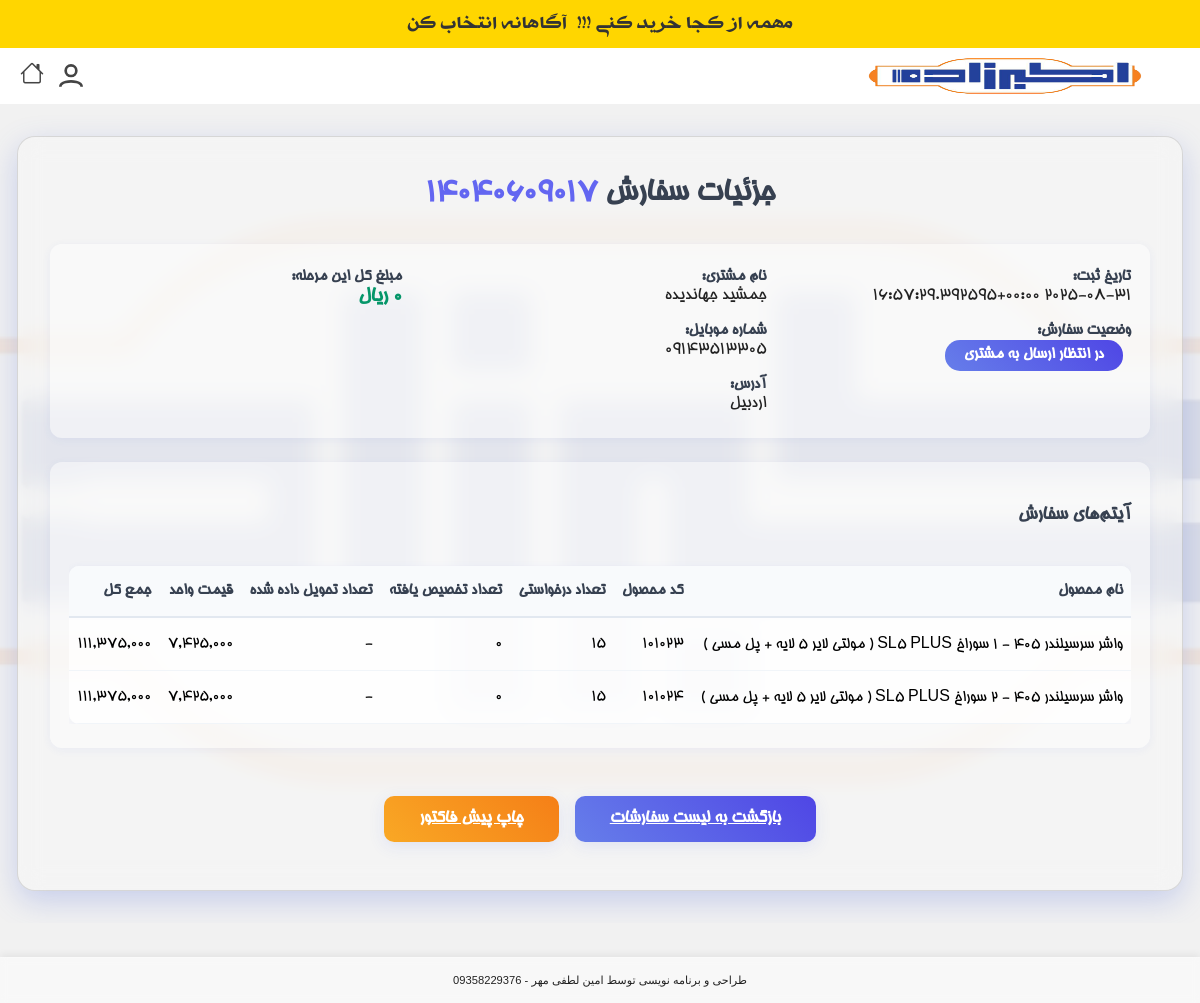
The page /order/49/detail/ (signed in) on the database as committed earlier.
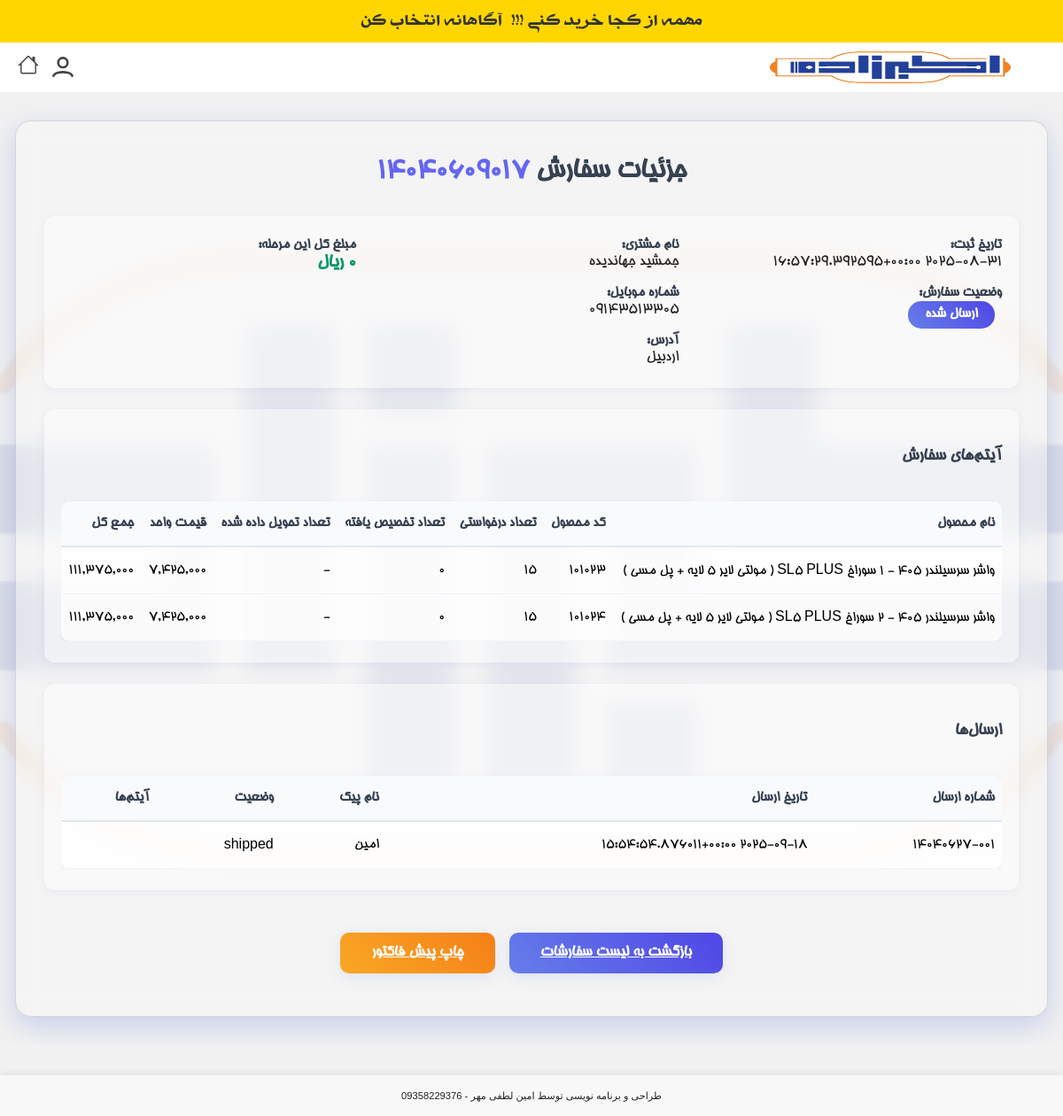
The same page on the database as committed later.
### products/models.py (models this page shows, shortened)
class Order(models.Model):
    STATUS_CHOICES = [
        ('cart', 'سبد خرید'),
        ('pending', 'در انتظار تأیید'),
        ('warehouse', 'ارسال شده به انبار'),
        ('ready', 'آماده تحویل'),
        ('delivered', 'تحویل داده شده'),
        ('parent', 'تفکیک شده به انبارها'),
        ('completed', 'نهایی شده'),
        ('backorder', 'در انتظار موجودی'),
        ('waiting_for_customer_shipment', 'در انتظار ارسال به مشتری'),
        ('sent_to_warehouse', ' ارسال شده به انبار از بک اوردر'),
        ('waiting_for_warehouse_confirmation', 'در انتظار تایید انباردار'),
        ('shipped', 'ارسال شده'),
    ]
    order_number = models.CharField(
        max_length=100,
        unique=True,
        verbose_name="شماره درخواست",
        blank=True,
        null=True
    )
    document_number = models.CharField(
        max_length=100,
        blank=True,
        null=True,
        verbose_name="شماره سند"
    )
    package_count = models.PositiveIntegerField(
        default=0,
        null=True,
        blank=True,
        verbose_name="تعداد بسته"
    )
    courier_name = models.CharField(
        max_length=100,
        blank=True,
        null=True,
        verbose_name="نام پیک"
    )
    visitor_name = models.CharField(max_length=100, verbose_name="نام ویزیتور")
    customer = models.ForeignKey(
        Customer,
        on_delete=models.PROTECT,   # پیشنهاد امنیتی: سفارش بدون مشتری باقی نماند
        verbose_name="مشتری"
    )
    created_at = models.DateTimeField(auto_now_add=True, verbose_name="تاریخ ثبت")
    updated_at = models.DateTimeField(auto_now=True, verbose_name="تاریخ به‌روزرسانی")
    payment_term = models.CharField(
        max_length=10,
        choices=Product.PAYMENT_TERMS_CHOICES,
        verbose_name="شرایط تسویه"
    )
    status = models.CharField(
        max_length=100,
        choices=STATUS_CHOICES,
        default='pending',
        verbose_name="وضعیت سفارش"
    )
    parent = models.ForeignKey(
        'self',
        on_delete=models.SET_NULL,
        null=True,
        blank=True,
        related_name='children',
        verbose_name="سفارش مادر (قدیمی)"
    )
    is_sub_order = models.BooleanField(default=False, verbose_name="آیا زیرسفارش است؟ (قدیمی)")
    parent_order = models.ForeignKey(
        'self',
        on_delete=models.SET_NULL,
        null=True,
        blank=True,
        related_name='sub_orders',
        verbose_name="سفارش والد (جدید)"
    )
    warehouse = models.ForeignKey(
        'Warehouse',
        null=True,
        blank=True,
        on_delete=models.SET_NULL,
        related_name='orders',
        verbose_name="انبار"
    )
    total_price = models.DecimalField(
        max_digits=100,
        decimal_places=0,
        default=0,
        verbose_name="جمع کل سفارش"
    )
    class Meta:
        constraints = [
            models.UniqueConstraint(
                fields=['document_number'],
                name='unique_document_number',
                condition=models.Q(document_number__isnull=False) & ~models.Q(document_number='')
            )
        ]

class OrderItem(models.Model):
    WAREHOUSE_STATUS_CHOICES = [
        ('pending', 'در انتظار تایید انبار'),
        ('confirmed', 'تایید شده توسط انبار'),
        ('ready', 'آماده ارسال'),
        ('out_of_stock', 'ناموجود'),
        ('backorder', 'در انتظار موجودی'),
        ('pending_supply', 'در انتظار تامین موجودی'),
        ('waiting_for_warehouse_confirmation', 'در انتظار تایید انباردار'),  # اصلاح شده به 'waiting_for_warehouse_confirmation'
    ]
    order = models.ForeignKey(Order, on_delete=models.CASCADE, related_name='items', verbose_name="سفارش")
    product = models.ForeignKey(Product, on_delete=models.CASCADE, verbose_name="محصول")
    requested_quantity = models.IntegerField(null=True, blank=True, verbose_name="تعداد درخواستی")
    allocated_quantity = models.IntegerField(default=0, verbose_name="تعداد تخصیص یافته")
    price = models.DecimalField(max_digits=50, decimal_places=0, null=True, blank=True, verbose_name="قیمت")
    payment_term = models.CharField(max_length=50, choices=Product.PAYMENT_TERMS_CHOICES, default='cash', verbose_name="شرایط پرداخت")
    warehouse = models.ForeignKey(Warehouse, on_delete=models.SET_NULL, null=True, blank=True, verbose_name="انبار")
    warehouse_status = models.CharField(max_length=100, choices=WAREHOUSE_STATUS_CHOICES, default='pending', verbose_name="وضعیت انبار")
    warehouse_note = models.TextField(blank=True, null=True, verbose_name="یادداشت انبار")
    delivered_quantity = models.PositiveIntegerField(null=True, blank=True, verbose_name='تعداد تحویل شده')
    class Meta:
        verbose_name = "آیتم سفارش"
        verbose_name_plural = "آیتم‌های سفارش"
    def is_backorder(self):
        return self.warehouse_status == 'backorder'
    is_backorder.boolean = True
    is_backorder.short_description = 'بک اوردر'

class Product(models.Model):
    PAYMENT_TERMS_CHOICES = [
        ('cash', 'نقدی'),
        ('1m', '1 ماهه'),
        ('2m', '2 ماهه'),
        ('3m', '3 ماهه'),
        ('4m', '4 ماهه'),
    ]
    brand = models.CharField(
        max_length=100,
        verbose_name="برند",
        blank=True,
    )
    code = models.CharField(
        max_length=50,
        unique=True,
        verbose_name="کد کالا"
    )
    name = models.CharField(
        max_length=200,
        verbose_name="نام کالا"
    )
    car_group = models.CharField(
        max_length=100,
        default="عمومی",
        verbose_name="گروه خودرو"
    )
    price = models.DecimalField(
        max_digits=100,
        decimal_places=0,
        verbose_name="قیمت"
    )
    purchase_price = models.DecimalField(
        max_digits=100,
        decimal_places=0,
        verbose_name="قیمت خرید",
        default=0
    )
    quantity = models.PositiveIntegerField(
        default=0,
        verbose_name="موجودی"
    )
    warehouse = models.ForeignKey(
        Warehouse,
        on_delete=models.PROTECT,
        null=True,
        blank=True,
        verbose_name="انبار"
    )
    image = models.ImageField(
        upload_to='product_images/',
        blank=True,
        null=True,
        verbose_name="تصویر کالا"
    )
    max_payment_term = models.CharField(
        max_length=10,
        choices=PAYMENT_TERMS_CHOICES,
        blank=True,
        null=True,
        verbose_name="حداکثر مهلت تسویه"
    )
    created_at = models.DateTimeField(default=timezone.now, verbose_name="تاریخ ایجاد")
    normalized_name = models.CharField(max_length=255, blank=True, db_index=True)
    profit_percentage = models.DecimalField(
        max_digits=5,
        decimal_places=2,
        verbose_name="درصد سود",
        default=0
    )

class Customer(models.Model):
    first_name = models.CharField(max_length=100, verbose_name="نام")
    last_name = models.CharField(max_length=100, verbose_name="نام خانوادگی")
    store_name = models.CharField(max_length=255, blank=True, null=True, verbose_name="نام فروشگاه")
    phone = models.CharField(max_length=20, blank=True, null=True, verbose_name="تلفن ثابت")
    mobile = models.CharField(
        max_length=20,
        unique=True,
        verbose_name="شماره موبایل",
        error_messages={
            'unique': 'مشتری دیگری با این شماره همراه قبلاً ثبت شده است.'
        }
    )
    province = models.ForeignKey(Province, on_delete=models.CASCADE, verbose_name="استان")
    county = models.ForeignKey(County, on_delete=models.CASCADE, verbose_name="شهرستان")
    address = models.TextField(blank=True, null=True, verbose_name="آدرس")
    created_by = models.ForeignKey(
        User, on_delete=models.SET_NULL, null=True, related_name='created_customers', verbose_name="ایجاد شده توسط"
    )
    user = models.OneToOneField(
        User, on_delete=models.SET_NULL, null=True, blank=True, related_name='customer_profile', verbose_name="کاربر مرتبط"
    )
    created_at = models.DateTimeField(auto_now_add=True, verbose_name="تاریخ ایجاد")
    class Meta:
        verbose_name = "مشتری"
        verbose_name_plural = "مشتریان"

class Shipment(models.Model):
    STATUS_CHOICES = [
        ('pending', 'در انتظار'),
        ('in_transit', 'در حال ارسال'),
        ('delivered', 'تحویل داده شده'),
    ]
    order = models.ForeignKey('Order', on_delete=models.CASCADE, related_name='shipments', verbose_name="سفارش مرتبط")
    parent_order = models.ForeignKey(
        'Order',
        on_delete=models.CASCADE,
        null=True,
        blank=True,
        related_name='parent_shipments',
        verbose_name="سفارش اصلی"
    )
    shipment_number = models.CharField(max_length=50, unique=True, verbose_name="شماره ارسال")
    shipment_date = models.DateTimeField(auto_now_add=True, verbose_name="تاریخ ارسال")
    courier_name = models.CharField(max_length=100, verbose_name="نام پیک")
    is_backorder = models.BooleanField(default=False, verbose_name="ارسال بک‌اوردر")
    description = models.TextField(blank=True, null=True, verbose_name="توضیحات")
    items = models.ManyToManyField('OrderItem', through='ShipmentItem', related_name='shipments')
    sub_orders = models.ManyToManyField(
        'Order',
        related_name='included_in_shipments',
        verbose_name="زیرسفارش‌های شامل شده",
        blank=True
    )
    status = models.CharField(
        max_length=50,
        choices=STATUS_CHOICES,
        default='pending',
        verbose_name="وضعیت ارسال"
    )
    class Meta:
        ordering = ['-shipment_date']
        verbose_name = "ارسال"
        verbose_name_plural = "ارسال‌ها"
        constraints = [
            models.UniqueConstraint(
                fields=['order'],
                name='unique_order_shipment'
            )
        ]

### products/views.py (the view)
# urls.py: path('order/<int:order_id>/detail/', views.order_detail_view, name='order_detail_view'),
@login_required
def order_detail_view(request, order_id):
    order = get_object_or_404(Order, id=order_id)
    is_manager = request.user.groups.filter(name='مدیر').exists()
    is_accounting = request.user.groups.filter(name='حسابداری').exists()
    is_order_creator = (order.visitor_name == request.user.username)
    if not (is_manager or is_order_creator or is_accounting):
        messages.error(request, 'شما اجازه دسترسی به این سفارش را ندارید.')
        return redirect('products:product_list')
    shipments = order.shipments.all().prefetch_related(
        'items',  # برای ShipmentItem ها
        'items__order_item',  # برای دسترسی به OrderItem های مرتبط
        'items__order_item__product'  # برای دسترسی به محصولات
    )
    stage_total = 0
    for item in order.items.all():
        quantity = 0
        if item.delivered_quantity is not None:
            quantity = item.delivered_quantity
        elif order.status in ['pending', 'warehouse', 'parent', 'backorder', 'cart']:
            quantity = item.requested_quantity or 0
        else:
            quantity = item.allocated_quantity or 0
        stage_total += (item.price or 0) * quantity
    referer = request.META.get('HTTP_REFERER')
    if referer and '/accounting/' in referer:
        back_url = referer
        back_text = "بازگشت به صورتحساب"
    elif is_manager:
        back_url = reverse('products:manager_order_list')
        back_text = "بازگشت به لیست سفارشات مدیر"
    else:
        back_url = reverse('products:order')
        back_text = "بازگشت به لیست سفارشات"
    has_final_invoice = FinancialOperation.objects.filter(
        operation_type='SALES_INVOICE',
        description__icontains=f"سفارش شماره {order.order_number}"
    ).exists()
    context = {
        'order': order,
        'order_items': order.items.all(),
        'shipments': shipments,
        'stage_total': stage_total,
        'back_url': back_url,
        'back_text': back_text,
        'has_final_invoice': has_final_invoice,
    }
    return render(request, 'products/order_detail.html', context)

### products/templates/products/order_detail.html (shortened to what the changed rows need)
{% extends 'products/base.html' %}
{% load static %}
{% load humanize %}
{% load custom_filters %}
{% block content %}
<div class="order-detail-glass">
    <div class="order-detail-title">
        جزئیات سفارش <span style="color:#6366f1;">{{ order.order_number|default:order.id }}</span>
    </div>
    <div class="order-detail-section" style="display:flex; flex-wrap:wrap; gap:2rem; justify-content:space-between;">
        <div style="flex:1 1 300px; min-width:260px;">
            <div class="order-detail-label">تاریخ ثبت:</div>
            <div class="order-detail-value">{{ order.created_at|jformat:"%H:%M - %Y/%m/%d" }}</div>
            <div class="order-detail-label" style="margin-top:1rem;">وضعیت سفارش:</div>
            <div class="order-detail-status">{{ order.get_status_display }}</div>
        </div>
        <div style="flex:1 1 300px; min-width:260px;">
            <div class="order-detail-label">نام مشتری:</div>
            <div class="order-detail-value">{{ order.customer.first_name }} {{ order.customer.last_name }}</div>
            <div class="order-detail-label" style="margin-top:1rem;">شماره موبایل:</div>
            <div class="order-detail-value">{{ order.customer.mobile|default:'-' }}</div>
            <div class="order-detail-label" style="margin-top:1rem;">آدرس:</div>
            <div class="order-detail-value">{{ order.customer.address|default:'-' }}</div>
        </div>
        </div>
    <div class="order-detail-section">
        <div style="overflow-x:auto;">
        <table class="order-detail-table">
            <thead>
                <tr>
                    <th>نام محصول</th>
                    <th>کد محصول</th>
                    <th>تعداد درخواستی</th>
                    <th>تعداد تخصیص یافته</th>
                    <th>تعداد تحویل داده شده</th>
                    <th>قیمت واحد</th>
                    <th>جمع کل</th>
                </tr>
            </thead>
            <tbody>
                {% for item in order_items %}
                <tr>
                    <td>{{ item.product.name }}</td>
                    <td>{{ item.product.code }}</td>
                    <td>{{ item.requested_quantity|default_if_none:"-" }}</td>
                    <td>
                        {% if order.status in 'pending,cart' %}
                            <span style="color: #888;">در انتظار تخصیص</span>
                        {% else %}
                            {{ item.allocated_quantity|default_if_none:"-" }}
                        {% endif %}
                    </td>
                    <td>{{ item.delivered_quantity|default_if_none:"-" }}</td>
                    <td>{{ item.price|intcomma }}</td>
                    <td>
                        {% if item.delivered_quantity is not None %}
                            {% widthratio item.delivered_quantity 1 item.price as item_total %}
                        {% elif item.allocated_quantity is not None and item.allocated_quantity > 0 %}
                            {% widthratio item.allocated_quantity 1 item.price as item_total %}
                        {% else %}
                            {% widthratio item.requested_quantity 1 item.price as item_total %}
                        {% endif %}
                        {{ item_total|intcomma }}
                    </td>
                </tr>
                {% empty %}
                <tr><td colspan="7" style="text-align:center; color:#888;">هیچ آیتمی برای این سفارش ثبت نشده است.</td></tr>
                {% endfor %}
            </tbody>
        </table>
        </div>
    </div>
    {% if order.shipments.all %}
    <div class="order-detail-section">
        <h3 style="font-size:1.2rem; color:#374151; margin-bottom:1rem;">ارسال‌ها</h3>
        <div style="overflow-x:auto;">
        <table class="order-detail-table">
            <thead>
                <tr>
                    <th>شماره ارسال</th>
                    <th>تاریخ ارسال</th>
                    <th>نام پیک</th>
                    <th>وضعیت</th>
                    <th>آیتم‌ها</th>
                </tr>
            </thead>
            <tbody>
                {% for shipment in order.shipments.all %}
                <tr>
                    <td>{{ shipment.shipment_number|default:'-' }}</td>
                    <td>{{ shipment.shipment_date|jalali_date }}</td>
                    <td>{{ shipment.courier_name|default:'تعیین نشده' }}</td>
                    <td>{{ shipment.get_status_display|default:'-' }}</td>
                    <td>
                    </td>
                </tr>
                {% empty %}
                <tr><td colspan="5" style="text-align:center; color:#888;">هیچ ارسالی ثبت نشده است.</td></tr>
                {% endfor %}
            </tbody>
        </table>
        </div>
    </div>
    {% endif %}
</div>
{% endblock %}

Rows that differ between the two databases and show on the page:
changed Order "جمشید": status "در انتظار ارسال به مشتری" → "ارسال شده"
added Shipment: shipment_number "14040627-001", shipment_date|jalali_date "2025-09-18 15:54:54.876011+00:00", courier_name "امین", status "shipped"
Other text that changed with them:
text now shown: "ارسال‌ها شماره ارسال تاریخ ارسال نام پیک وضعیت آیتم‌ها"
